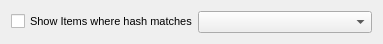
<?xml version="1.0" encoding="UTF-8"?>
<ui version="4.0">
 <class>hashcategoryfilter</class>
 <widget class="QWidget" name="hashcategoryfilter">
  <property name="windowModality">
   <enum>Qt::ApplicationModal</enum>
  </property>
  <property name="geometry">
   <rect>
    <x>0</x>
    <y>0</y>
    <width>383</width>
    <height>42</height>
   </rect>
  </property>
  <property name="font">
   <font>
    <pointsize>8</pointsize>
   </font>
  </property>
  <property name="windowTitle">
   <string>Filter</string>
  </property>
  <layout class="QGridLayout" name="gridLayout">
   <property name="horizontalSpacing">
    <number>0</number>
   </property>
   <item row="0" column="0">
    <widget class="QCheckBox" name="checkBox">
     <property name="text">
      <string>Show Items where hash matches</string>
     </property>
    </widget>
   </item>
   <item row="0" column="1">
    <widget class="QComboBox" name="comboBox">
     <property name="editable">
      <bool>false</bool>
     </property>
     <property name="currentText">
      <string/>
     </property>
    </widget>
   </item>
  </layout>
 </widget>
 <resources/>
 <connections>
  <connection>
   <sender>checkBox</sender>
   <signal>toggled(bool)</signal>
   <receiver>comboBox</receiver>
   <slot>setEnabled(bool)</slot>
   <hints>
    <hint type="sourcelabel">
     <x>115</x>
     <y>20</y>
    </hint>
    <hint type="destinationlabel">
     <x>297</x>
     <y>20</y>
    </hint>
   </hints>
  </connection>
 </connections>
</ui>
